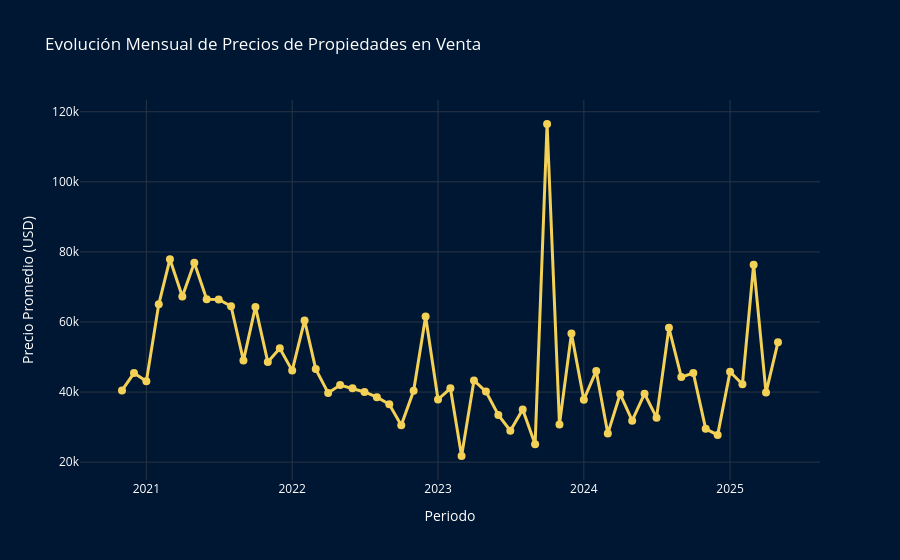

Write notebook code for a chart like this one.
### Code cell
Prec_Mens_fig = px.line(
    precio_mensual,
    x='Año-Mes',
    y='Precio_Promedio',
    title='Evolución Mensual de Precios de Propiedades en Venta',
    labels={'Precio_Promedio': 'Precio Promedio (USD)', 'Año-Mes': 'Mes'},
    markers=True
)
Prec_Mens_fig.update_layout(
    xaxis_title='Periodo',
    yaxis_title='Precio Promedio (USD)',
    template='plotly_dark',  
    plot_bgcolor='#001734',  
    paper_bgcolor='#001734',  
    font=dict(color='white'),  
    title_font=dict(color='white'), 
)

Prec_Mens_fig.update_traces(
    line=dict(color='#F3D056', width=3),  
    marker=dict(color='#F3D056', size=8), 
    textposition='top center'
)

Prec_Mens_fig.show()

### Figure 1 — Plotly figure (JSON) as saved in the notebook; plotly's stock layout.template omitted (floating-point values rounded to 4 significant figures)
{"data": [{"hovertemplate": "Mes=%{x}<br>Precio Promedio (USD)=%{y}<extra></extra>", "legendgroup": "", "line": {"color": "#F3D056", "dash": "solid", "width": 3}, "marker": {"color": "#F3D056", "size": 8, "symbol": "circle"}, "mode": "lines+markers", "name": "", "orientation": "v", "showlegend": false, "textposition": "top center", "type": "scatter", "x": ["2020-11", "2020-12", "2021-01", "2021-02", "2021-03", "2021-04", "2021-05", "2021-06", "2021-07", "2021-08", "2021-09", "2021-10", "2021-11", "2021-12", "2022-01", "2022-02", "2022-03", "2022-04", "2022-05", "2022-06", "2022-07", "2022-08", "2022-09", "2022-10", "2022-11", "2022-12", "2023-01", "2023-02", "2023-03", "2023-04", "2023-05", "2023-06", "2023-07", "2023-08", "2023-09", "2023-10", "2023-11", "2023-12", "2024-01", "2024-02", "2024-03", "2024-04", "2024-05", "2024-06", "2024-07", "2024-08", "2024-09", "2024-10", "2024-11", "2024-12", "2025-01", "2025-02", "2025-03", "2025-04", "2025-05"], "xaxis": "x", "y": [40460.0, 45420.0, 43090.0, 65040.0, 77930.0, 67270.0, 76930.0, 66470.0, 66430.0, 64500.0, 49000.0, 64310.0, 48560.0, 52510.0, 46120.0, 60460.0, 46550.0, 39760.0, 42010.0, 41090.0, 40030.0, 38550.0, 36510.0, 30560.0, 40380.0, 61590.0, 37880.0, 41080.0, 21760.0, 43330.0, 40140.0, 33450.0, 28970.0, 35040.0, 25070.0, 116500.0, 30770.0, 56720.0, 37820.0, 46030.0, 28150.0, 39440.0, 31830.0, 39530.0, 32700, 58350.0, 44280.0, 45430.0, 29500.0, 27770.0, 45810.0, 42230.0, 76360.0, 39860.0, 54240.0], "yaxis": "y"}], "layout": {"font": {"color": "white"}, "legend": {"tracegroupgap": 0}, "paper_bgcolor": "#001734", "plot_bgcolor": "#001734", "title": {"font": {"color": "white"}, "text": "Evolución Mensual de Precios de Propiedades en Venta"}, "xaxis": {"anchor": "y", "domain": [0, 1], "title": {"text": "Periodo"}}, "yaxis": {"anchor": "x", "domain": [0, 1], "title": {"text": "Precio Promedio (USD)"}}}}
